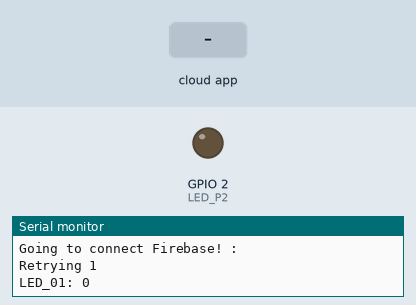
A sketch run on a simulated ESP8266 (NodeMCU). Parts: output pins drawn as LEDs (lit = HIGH), the last lines printed to the serial monitor. Inputs (shaded band) come from the test bench. WiFi joins after 1.5 s; servers stay silent unless stated; the Firebase database answers and starts empty.

Above: at 12.8 s.
12.9 s: the phone or cloud app sets LED_01 to 1
At 13.7 s:
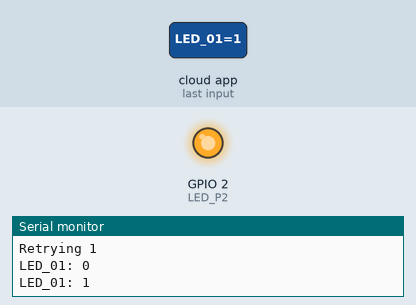
14.4 s: the phone or cloud app sets LED_01 to 0
At 16.7 s:
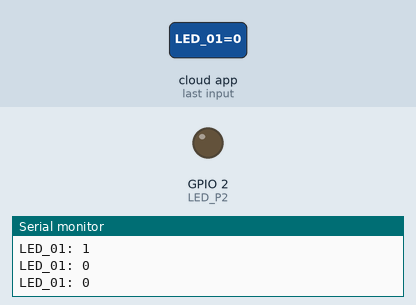
Timing chart, 0 to 18.2 s (numbered marks = the images above; inputs shaded):
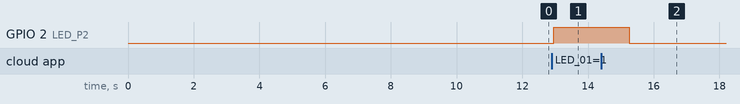

The sketch:

Firebase_ESP8266_LED.ino
```cpp
#include <ESP8266WiFi.h>
#include <FirebaseArduino.h>
#include <ESP8266WiFiMulti.h>

#define FIREBASE_HOST "sassistbot.firebaseio.com"
#define FIREBASE_AUTH "iR9d20AxuvbbayVziXgY0VZnLBCRstbnkSOJz8bs"
#define LED_P2 2
#define DEBUG_PRINT 1

char wifi_ssid[]       = "WwjVic";
char wifi_password[]   = "1234567890Wei";

ESP8266WiFiMulti WiFiMulti;

void waitForWifi() {
  while (WiFiMulti.run() != WL_CONNECTED) {
    delay(100);
    if (DEBUG_PRINT) {
      Serial.println("waiting for wifi");
    }
  }
  if (DEBUG_PRINT) {
    Serial.println("\nconnected to network " + String(wifi_ssid) + "\n");
  }
}

void setup() {
  delay(5000);
  if (DEBUG_PRINT) {
    Serial.println("START!");
  }
  pinMode(LED_P2, OUTPUT);

  digitalWrite(LED_P2, LOW);
  Serial.begin(9600);

  WiFiMulti.addAP(wifi_ssid, wifi_password);
  waitForWifi();

  if (DEBUG_PRINT) Serial.println(WiFi.localIP());
  delay(5000);
  if (DEBUG_PRINT) {
    Serial.println("Going to connect Firebase! : ");
  }
  Firebase.begin(FIREBASE_HOST, FIREBASE_AUTH);
  Firebase.setInt("LED_01", 0);
//  while (Firebase.success() ) {
//    Firebase.begin(FIREBASE_HOST, FIREBASE_AUTH);
//    Firebase.setInt("LED_01", 0);
    if (DEBUG_PRINT) {
      Serial.println("Retrying "+Firebase.success() );
    }
//  }
}

int LED_STATE = 0;

void loop() {
  LED_STATE = Firebase.getInt("LED_01");
  if (DEBUG_PRINT) {
    Serial.print("LED_01: ");
    Serial.println(LED_STATE);
  }

  if (LED_STATE == 1) {
    digitalWrite(LED_P2, HIGH);
  }
  else digitalWrite(LED_P2, LOW);

  delay(1000);
}
```

Measured:
- after the input at 12.9 s, GPIO 2 (LED_P2): LOW → HIGH after 0.05 s
- after the input at 14.4 s, GPIO 2 (LED_P2): HIGH → LOW after 0.86 s
